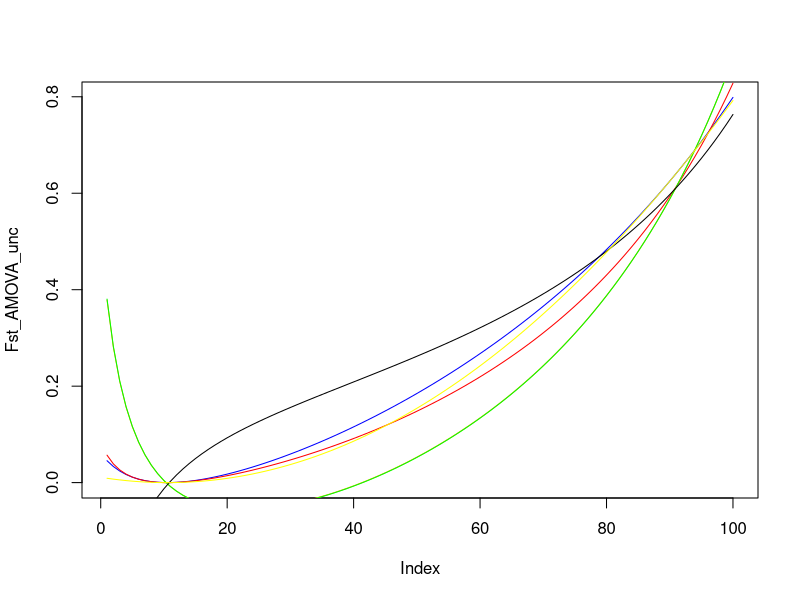

This chart was generated by the following R code:
n_A_pop1 <- seq(200, 1, by=-2)
n_a_pop1 <- seq(1, 200, by=2)
#n_A_pop2 <- seq(1, 100, by=1)
#n_a_pop2 <- seq(100, 1, by=-1)
n_A_pop2 <- rep(90, 100)
n_a_pop2 <- rep(10, 100)

# Locus 33, middleton_radtags
#n_A_pop1 <- 11 # T allele
#n_a_pop1 <-  7 # C allele
#n_A_pop2 <- 17 # T allele
#n_a_pop2 <-  1 # C allele

#Allele counts (little n) for the populations and total population
n_A_total <- n_A_pop1 + n_A_pop2
n_a_total <- n_a_pop1 + n_a_pop2
n_pop1_total <- n_A_pop1 + n_a_pop1
n_pop2_total <- n_A_pop2 + n_a_pop2
n_TOTAL <- n_A_total + n_a_total
n_AVG <- n_TOTAL/2

#Individual counts (big N) for the diploid populations and total population
N_ind_pop1 <- n_pop1_total/2
N_ind_pop2 <- n_pop2_total/2
#N_ind_TOTAL <- n_pop1_total + n_pop2_total
N_ind_TOTAL <- N_ind_pop1 + N_ind_pop2
N_ind_AVG <- N_ind_TOTAL/2

#AMOVA based calculations sample size uncorrected (unc) and corrected (cor)
p_1 <- n_A_pop1/n_pop1_total
p_2 <- n_A_pop2/n_pop2_total
p_avg_unc <- (p_1 + p_2)/2

Fst_AMOVA_unc <- (((p_1 - p_avg_unc)^2 + (p_2 - p_avg_unc)^2)/2)/(p_avg_unc*(1-p_avg_unc))

# Previous implementation
# p_avg_cor <- (N_ind_pop1*(p_1) + N_ind_pop2*(p_2))/N_ind_AVG
# Fst_AMOVA_cor <- ((N_ind_pop1*(p_1 - p_avg_unc)^2 + N_ind_pop2*(p_2 - p_avg_unc)^2)/N_ind_TOTAL)/((p_avg_cor*(1-p_avg_cor))/2)

# New implementation
p_avg_cor <- (N_ind_pop1*(p_1) + N_ind_pop2*(p_2))/N_ind_TOTAL
n_avg_cor <- (N_ind_pop1 / 2) + (N_ind_pop2 / 2)
Fst_AMOVA_cor <- ( (N_ind_pop1 * (p_1 - p_avg_cor)^2 + N_ind_pop2*(p_2 - p_avg_cor)^2) / (2*n_avg_cor) ) / (p_avg_cor * (1 - p_avg_cor) )

#Calculations for Fst_wright (no normalization) and Fst with normalization (our standard method)
#I've implemented the normalization with the alleles (as we've done previously) and individuals (suggested by Paul)

pie_function <- function(n_A, n_a, n_total) {
  pie <- 1-(((choose(n_A,2))+(choose(n_a,2)))/choose(n_total,2))
  return(pie)
}

pie_pop1 <- pie_function(n_A_pop1, n_a_pop1, n_pop1_total)
pie_pop2 <- pie_function(n_A_pop2, n_a_pop2, n_pop2_total)
pie_total <- pie_function(n_A_total, n_a_total, n_TOTAL)

numer_norm_alleles <- ((choose(n_pop1_total, 2)*pie_pop1)+(choose(n_pop2_total, 2)*pie_pop2))
denom_norm_alleles <- pie_total*(choose(n_pop1_total, 2)+(choose(n_pop2_total, 2)))
numer_norm_individuals <- ((choose(N_ind_pop1, 2)*pie_pop1)+(choose(N_ind_pop2, 2)*pie_pop2))
denom_norm_individuals <- pie_total*(choose(N_ind_pop1, 2)+(choose(N_ind_pop2, 2)))

numer_wright <- (pie_pop1 + pie_pop2)/2
denom_wright <- pie_total
Fst_norm_alleles <- 1 - (numer_norm_alleles/denom_norm_alleles)
Fst_norm_individuals <- 1 - (numer_norm_individuals/denom_norm_individuals)
Fst_wright <- 1 - (numer_wright/denom_wright)

#
# Jakobsson Fst
# 
q_1 <- 1 - p_1
q_2 <- 1 - p_2
sigma_1 <- p_1 + q_1;
sigma_2 <- p_2 + q_2;
delta_1 <- abs(p_1 - p_2);
delta_2 <- abs(q_1 - q_2);

jakob_fst = (delta_1^2 + delta_2^2) / ( 4 - (sigma_1^2 + sigma_2^2) );

#
# Plots the four different Fst's on the same figure
#
plot(Fst_AMOVA_unc, type = "l", col = "blue")
lines(Fst_AMOVA_cor, type = "l", col = "red")
lines(Fst_norm_alleles, type = "l", col = "orange")
lines(Fst_norm_individuals, type = "l", col = "green")
lines(Fst_wright, type = "l", col = "black")
lines(jakob_fst, type = "l", col = "yellow")

